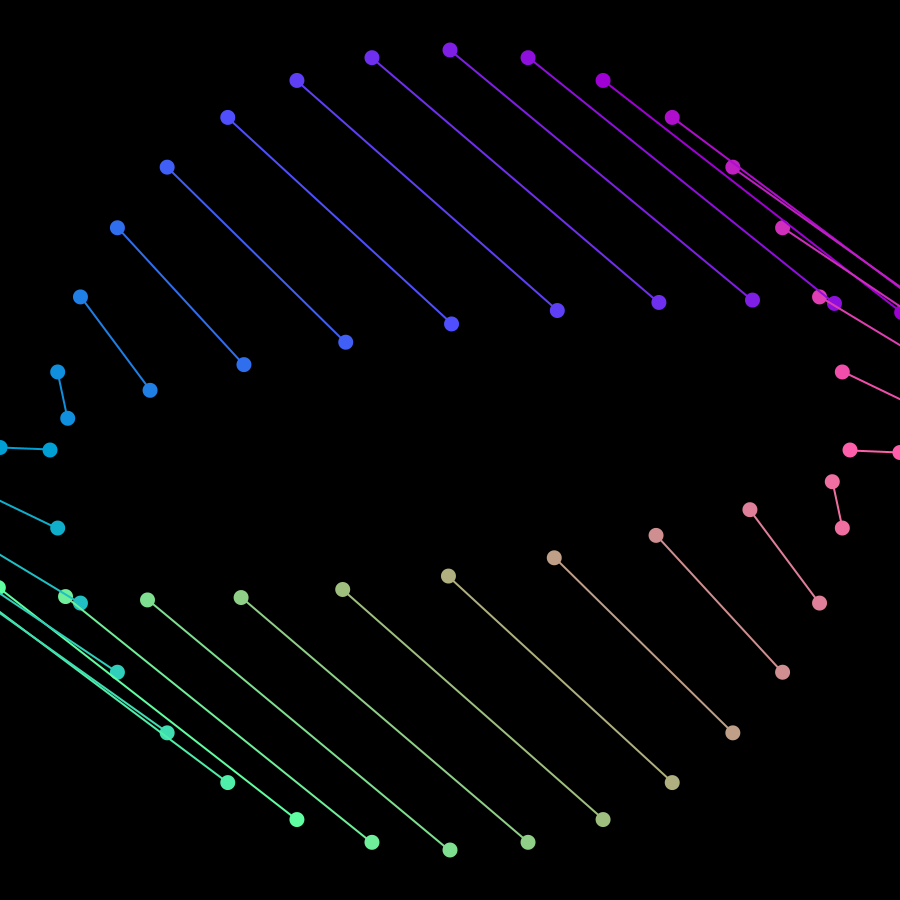
Frame 1 (no input)
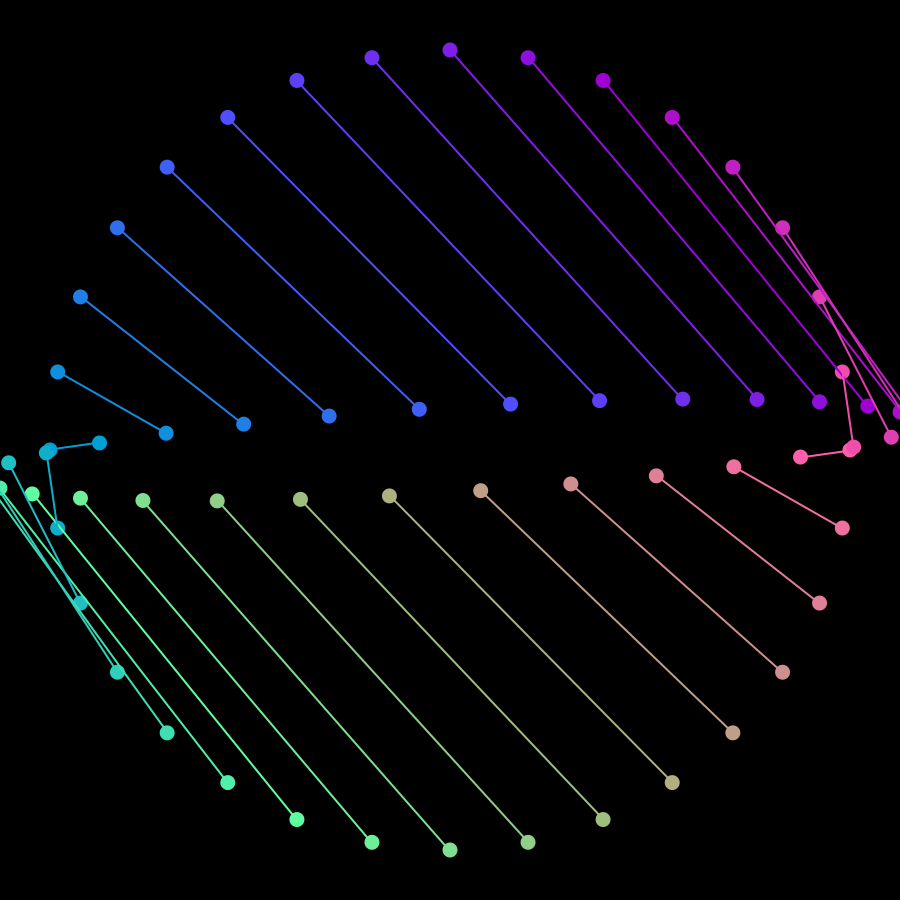
Frame 60 (the mouse pressed at the canvas centre just before this capture)
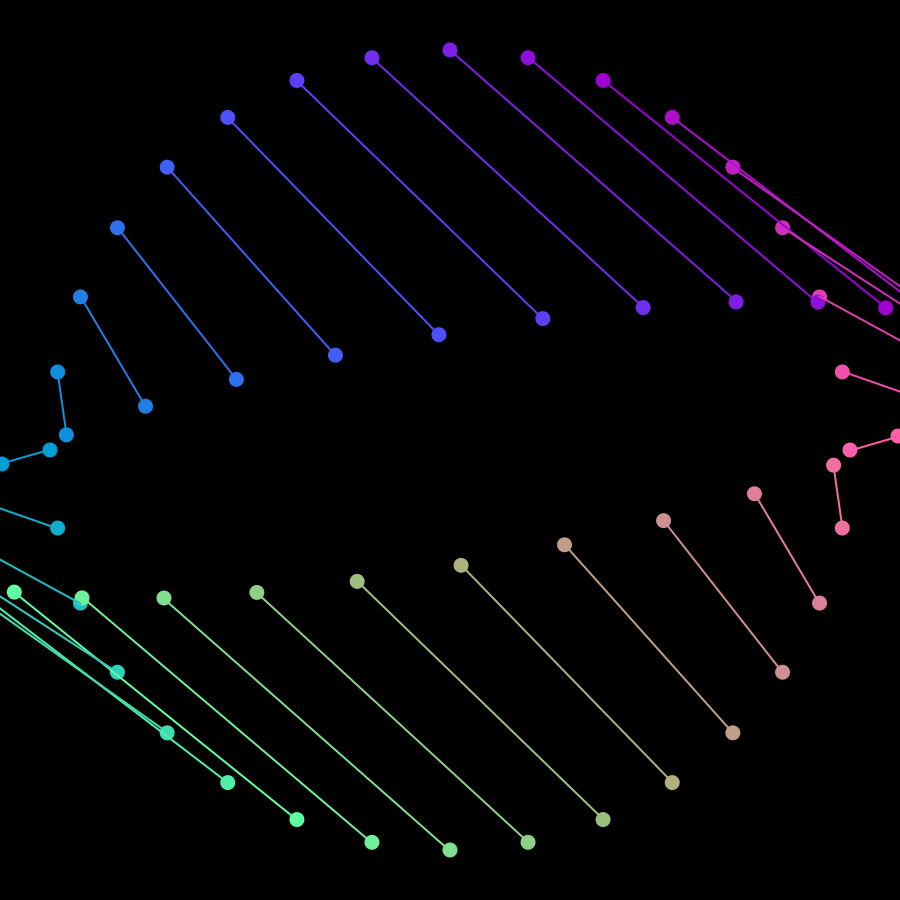
Frame 120 (the mouse held since frame 60 and released just before this capture)

The Processing sketch that drew these frames (run headless with seeded random() and noise(); from frame 60 on, the mouse is pressed at the canvas centre):

// Processing sketch: sketch_180101a
// ── sketch_180101a.pde
Bola[][] bola;
int raio = 400;
int numBolas = 32;

void setup()
{
  size(900, 900);
  
  bola = new Bola[2][numBolas];
  
  for(int r=0; r<2; r++)
  {
    for(int ang=0; ang<numBolas; ang++)
    {
      bola[r][ang] = new Bola(r, ang);
    }
  }
  
}

void draw()
{
  translate(width/2, height/2);
  background(0);
  
  stroke(255);
  noFill();
  //ellipse(0, 0, 2*raio, 2*raio);
  
  for(int r=0; r<2; r++)
  {
    for(int ang=0; ang<numBolas; ang++)
    {
      bola[r][ang].update();
      bola[r][ang].draw();
    }
  }
  
}
// ── Bola.pde
class Bola
{
  PVector cor;
  float diametro, angulo = 0;
  int r, ang;
  
  Bola(int r, int ang)
  {
    this.r = r;
    this.ang = ang;
    this.diametro = 15;
    this.cor = new PVector(map(min(abs(ang-0), abs(ang-numBolas)), 0, numBolas/2, 255, 0), map(min(abs(ang-numBolas/3), abs(ang-4*numBolas/3)), 0, numBolas/2, 255, 0), map(min(abs(ang+numBolas/3), abs(ang-2*numBolas/3)), 0, 30, 255, 0));
  }
  
  void update()
  {
    if(r == 1)
    {
      this.angulo += 0.05;
      //this.angulo = map(mouseX, 0, width, 0, TWO_PI);
    }
  }
  
  void draw()
  {
    /*stroke(cor.x, cor.y, cor.z);
    stroke(128);
    noFill();
    line(-raio*cos(angulo), -raio*sin(angulo), raio*cos(angulo), raio*sin(angulo));*/
    
    noStroke();
    fill(cor.x, cor.y, cor.z);
    
    float p1x, p1y, p2x, p2y;
    float anguloRotacao = map(ang, 0, numBolas, 0, TWO_PI);
    
    p1x = 400*cos(anguloRotacao);
    p1y = 400*sin(anguloRotacao);
    
    p2x = p1x-((400-100)*sin(anguloRotacao))/**cos(anguloRotacao)*/ + 50*cos(this.angulo+anguloRotacao);
    p2y = p1y-((400-100)*sin(anguloRotacao))/**sin(anguloRotacao)*/ + 50*sin(this.angulo+anguloRotacao);
    
    if(r == 0)
    {
      ellipse(p1x, p1y, this.diametro, this.diametro);
    }
    else
    {
      ellipse(p2x, p2y, this.diametro, this.diametro);
      stroke(cor.x, cor.y, cor.z);
      strokeWeight(2);
      line(p1x, p1y, p2x, p2y);
    }
    
  }
  
}
